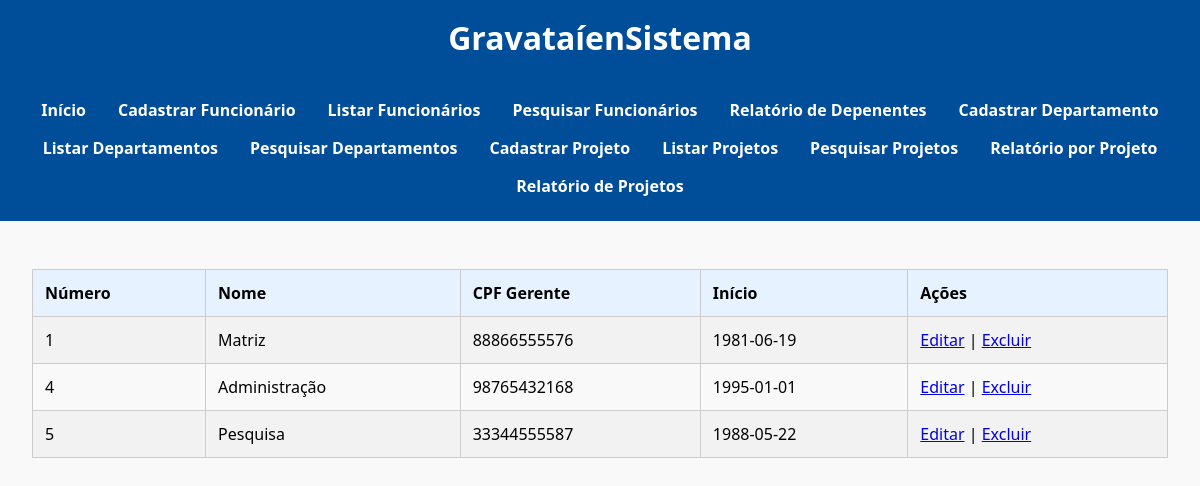
Page /lista_departamento.php on the earlier database version.
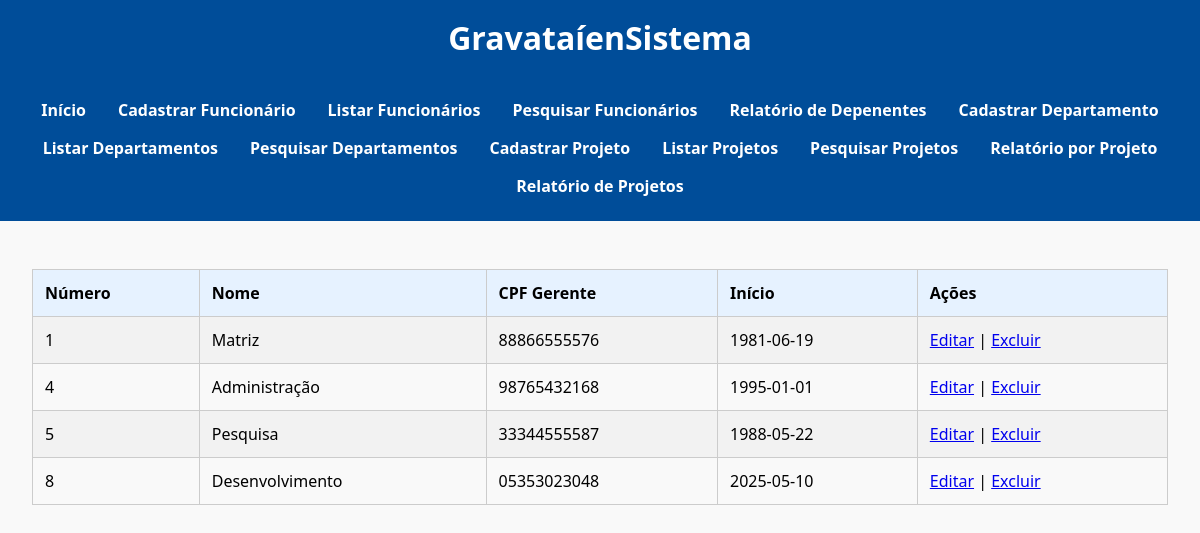
Same page on the later database version.
### tables this page shows
CREATE TABLE `departamento` (
  `Dnome` varchar(100) DEFAULT NULL,
  `Dnumero` int(11) NOT NULL,
  `Cpf_gerente` varchar(11) DEFAULT NULL,
  `Data_inicio_gerente` date DEFAULT NULL
);

### lista_departamento.php (the view)
<?php
include("conexao.php");
include('header.php');
$result = $conn->query("SELECT * FROM DEPARTAMENTO");
echo "<table border='1'>
<tr><th>Número</th><th>Nome</th><th>CPF Gerente</th><th>Início</th><th>Ações</th></tr>";
while ($row = $result->fetch_assoc()) {
    echo "<tr>
        <td>{$row['Dnumero']}</td>
        <td>{$row['Dnome']}</td>
        <td>{$row['Cpf_gerente']}</td>
        <td>{$row['Data_inicio_gerente']}</td>
        <td>
            <a href='editar_departamento.php?dnumero={$row['Dnumero']}'>Editar</a> |
            <a href='excluir_departamento.php?dnumero={$row['Dnumero']}' onclick='return confirm(\"Deseja excluir? Não há volta!!!\")'>Excluir</a>
        </td>
    </tr>";
}
echo "</table>";

Differences in the rows shown:
added departamento: Dnumero "8", Dnome "Desenvolvimento", Cpf_gerente "05353023048", Data_inicio_gerente "2025-05-10"
